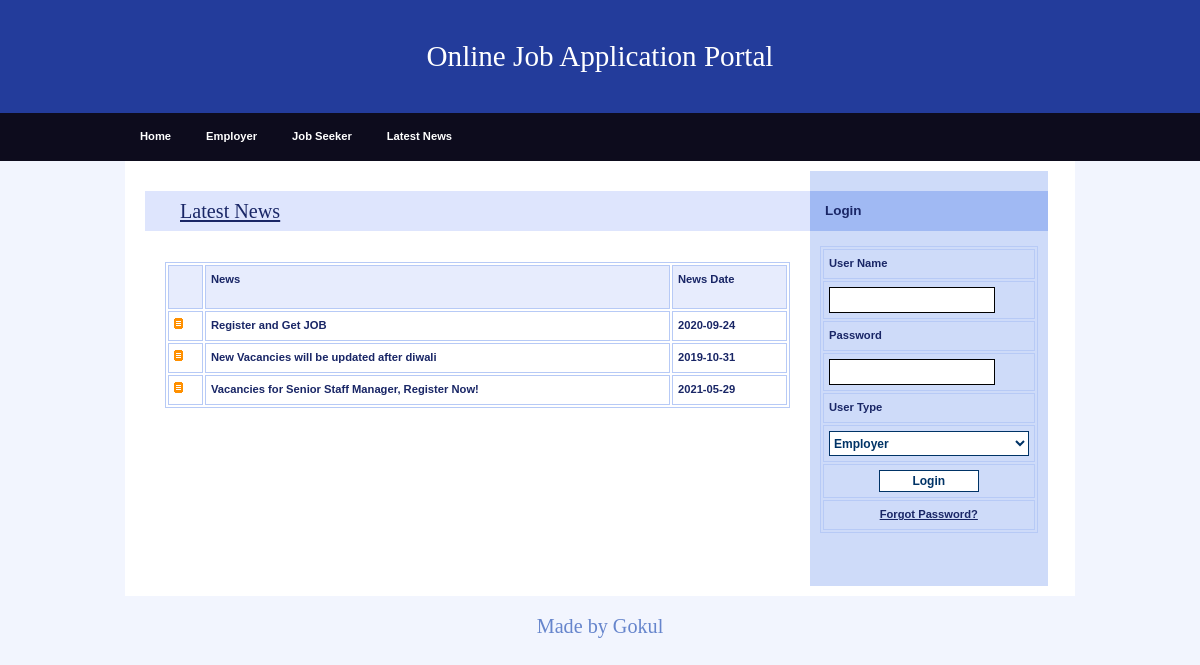
/News.php, run on the app's committed database.
### tables this page shows
CREATE TABLE `news_master` (
  `NewsId` int NOT NULL,
  `News` varchar(200) NOT NULL,
  `NewsDate` date NOT NULL
);

### News.php (the view, shortened to what this page needs)
<!DOCTYPE html>
<html>
<head>
  <link rel="stylesheet" media="screen,projection" type="text/css" href="./css/main.css" />
  <link rel="stylesheet" media="print" type="text/css" href="./css/print.css" />
</head>
<body>
  <div id="main" class="box">
    <?php
    include "Header.php"
    ?>
    <?php
    include "menu.php"
    ?>
    <div id="page" class="box">
      <div id="page-in" class="box">
        <div id="content">
          <div class="article">
            <h2><span><a href="#">Latest News</a></span></h2>
            <p>
            <table width="100%" border="1" cellpadding="1" cellspacing="2" bordercolor="#006699">
              <tr>
                <th bgcolor="#006699" class="style3">&nbsp;</th>
                <th height="32" bgcolor="#006699" class="style3">
                  <div align="left" class="style9 style5 style2"><strong>News</strong></div>
                </th>
                <th bgcolor="#006699" class="style3">
                  <div align="left" class="style9 style5 style2"><strong>News Date</strong></div>
                </th>
              </tr>
              <?php
              $con = mysqli_connect("localhost", "gokul", "Gokul0309", "job");
              $sql = "select * from news_master";
              $result = mysqli_query($con, $sql);
              while ($row = mysqli_fetch_array($result)) {
                $News = $row['News'];
                $NewsDate = $row['NewsDate'];
              ?>
                <tr>
                  <td class="style3"><img src="design/ico_archive2.gif" alt="" width="9" height="11" /></td>
                  <td class="style3">
                    <div align="left" class="style9 style5"><strong><?php echo $News; ?></strong></div>
                  </td>
                  <td class="style3">
                    <div align="left" class="style9 style5"><strong><?php echo $NewsDate; ?></strong></div>
                  </td>
                </tr>
              <?php
              }
              ?>
            </table>
            </p>
            <p class="btn-more box noprint">&nbsp;</p>
          </div>
        </div>
        <?php
        include "right.php"
        ?>
      </div>
    </div>
    <?php
    include "footer.php"
    ?>
  </div>
</body>
</html>

### css/main.css (style rules this page uses)
* { min-height: 1px; }
body { border: 0; margin: 0; padding: 0; background: #f2f5fe; font: 70%/160% "verdana", sans-serif; color: #192666; _text-align: center; }
a { color: #192666; }
p { border: 0; margin: 15px 0; padding: 0; line-height: 30px; }
div { display: block; border: 0; margin: 0; padding: 0; }
h1, h2, h3, h4, h5 { border: 0; margin: 10px 0; padding: 0; font-weight: bold; }
h2 { font-size: 180%; line-height: 100%; font-family: "georgia", serif; font-weight: normal; }
table { display: table; margin: 15px 0; padding: 0; border: 1px solid #b7caf6; font-size: 100%; }
tr { display: table-row; }
th, td { display: table-cell; border: 1px solid #b7caf6; margin: 0; padding: 5px; vertical-align: top; text-align: left; }
th { background: #e7ecfd; text-align: center; color: #192666; font-weight: bold; }
a, img, span { border: 0; margin: 0; padding: 0; }
strong, .strong { font-weight: bold; }
.box { min-height: 1px; _height: 1px; }
.box:after { content: "."; display: block; line-height: 0px; font-size: 0px; visibility: hidden; clear: both; }
#main { margin: 0px auto 0 auto; _text-align: left; }
#page { min-height: 1px; width: 950px; margin: 0 auto; background: #fff; _height: 1px; }
#page-in { min-height: 1px; padding: 10px 0; _height: 1px; }
#content { float: left; width: 70%; _width: 72%; margin: 0; padding: 0 0 0 20px; }
#content .article { clear: both; margin: 0; padding: 20px; }
#content .article h2 { margin: 0 -20px; padding: 10px; background: #dee5fd; color: #192666; }
#content .article h2 span { padding-left: 25px; }
#content .article p { text-align: justify; }
#content .btn-more { margin: 0 0 15px 0; padding: 0; border: 0; position: relative; }

### css/print.css (style rules this page uses)
body { border: 0; margin: 0; padding: 0; font-size: 12pt; }
a { color: #000; text-decoration: none; }
h1, h2, h3 { page-break-after: avoid; page-break-inside: avoid; }
table { border-collapse: collapse; border-width: 1px; border-style: solid; }
th, td { display: table-cell; border-width: 1px; border-style: solid; }
.noprint { display: none; }

### News.php (style rules this page uses)
.style2 { font-weight: bold }

### data on the page
news_master: News "Register and Get JOB", NewsDate "2020-09-24"
news_master: News "New Vacancies will be updated after diwali", NewsDate "2019-10-31"
news_master: News "Vacancies for Senior Staff Manager, Register Now!", NewsDate "2021-05-29"
